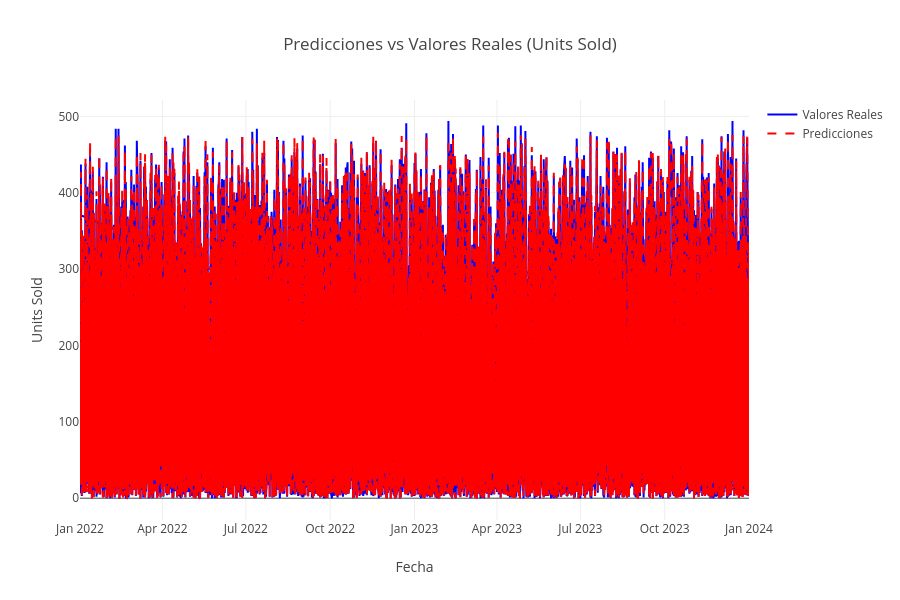

Write notebook code for a chart like this one.
### Markdown cell above
El modelo obtuvo un MAE de 2.83, lo que indica que, en promedio, las predicciones de demanda presentan un error aproximado de 2.88 unidades vendidas respecto a los valores reales. Esta métrica permite interpretar el desempeño del modelo de manera directa en las mismas unidades del negocio, facilitando la comprensión del impacto práctico del error. 

Por otro lado, el RMSE obtenido fue de 3.96, valor ligeramente superior al MAE debido a que esta métrica penaliza con mayor intensidad los errores grandes. 

La diferencia moderada entre ambas métricas sugiere que el modelo mantiene un comportamiento relativamente estable y que no presenta una cantidad significativa de predicciones extremadamente alejadas de los valores reales. 

En conjunto, estos resultados indican que el modelo logra capturar adecuadamente los patrones de demanda presentes en los datos, manteniendo un nivel de error razonable para un problema de forecasting en retail.

### Code cell
results_df = test[['Date']].copy()
results_df['Real'] = y_test.values
results_df['Predicción'] = preds

results_df['Date'] = pd.to_datetime(results_df['Date'])


fig = go.Figure()

fig.add_trace(go.Scatter(
    x=results_df['Date'],
    y=results_df['Real'],
    mode='lines',
    name='Valores Reales',
    line=dict(color='blue', width=2)
))

fig.add_trace(go.Scatter(
    x=results_df['Date'],
    y=results_df['Predicción'],
    mode='lines',
    name='Predicciones',
    line=dict(color='red', width=2, dash='dash')
))

fig.update_layout(
    title='Predicciones vs Valores Reales (Units Sold)',
    xaxis_title='Fecha',
    yaxis_title='Units Sold',
    hovermode='x unified',
    height=600
)

fig.show()

### Figure 1 — Plotly figure (JSON) as saved in the notebook; plotly's stock layout.template omitted (floating-point values rounded to 4 significant figures; data arrays with more than 128 entries replaced by an {"elided": "..."} marker saying what was removed)
{"data": [{"line": {"color": "blue", "width": 2}, "mode": "lines", "name": "Valores Reales", "type": "scatter", "x": {"elided": "14620 str values"}, "y": {"elided": "14620 int values"}}, {"line": {"color": "red", "dash": "dash", "width": 2}, "mode": "lines", "name": "Predicciones", "type": "scatter", "x": {"elided": "14620 str values"}, "y": {"elided": "14620 float values"}}], "layout": {"height": 600, "hovermode": "x unified", "title": {"text": "Predicciones vs Valores Reales (Units Sold)"}, "xaxis": {"title": {"text": "Fecha"}}, "yaxis": {"title": {"text": "Units Sold"}}}}
